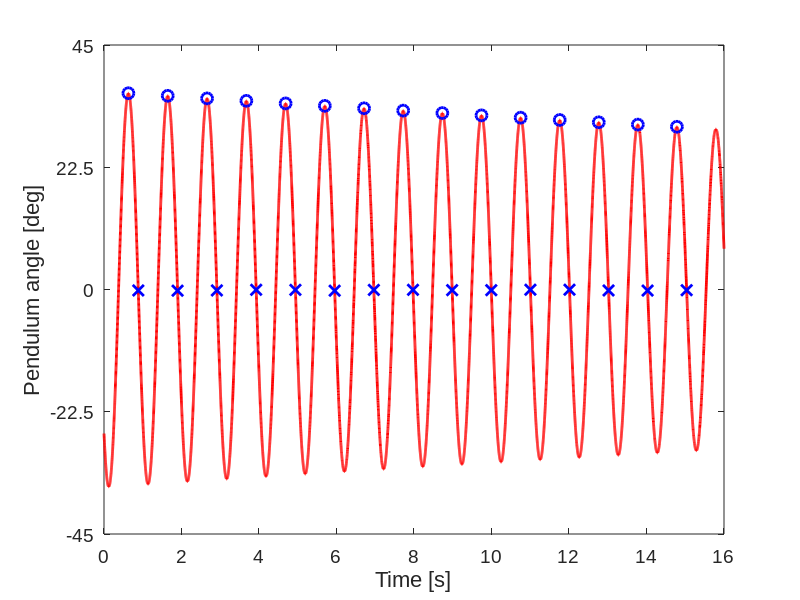
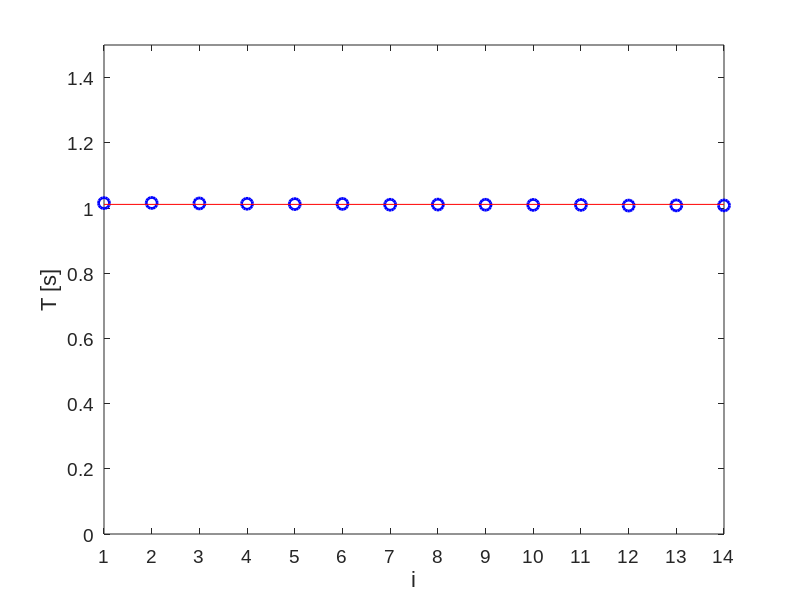
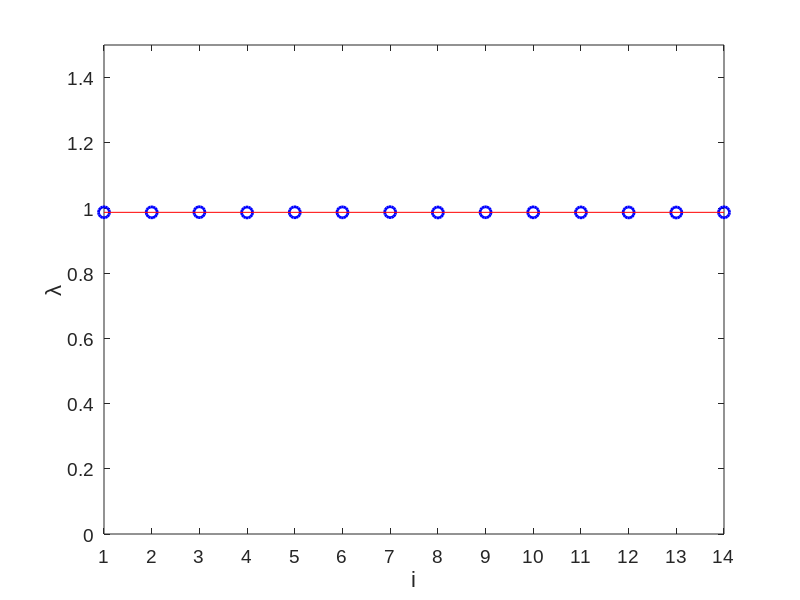
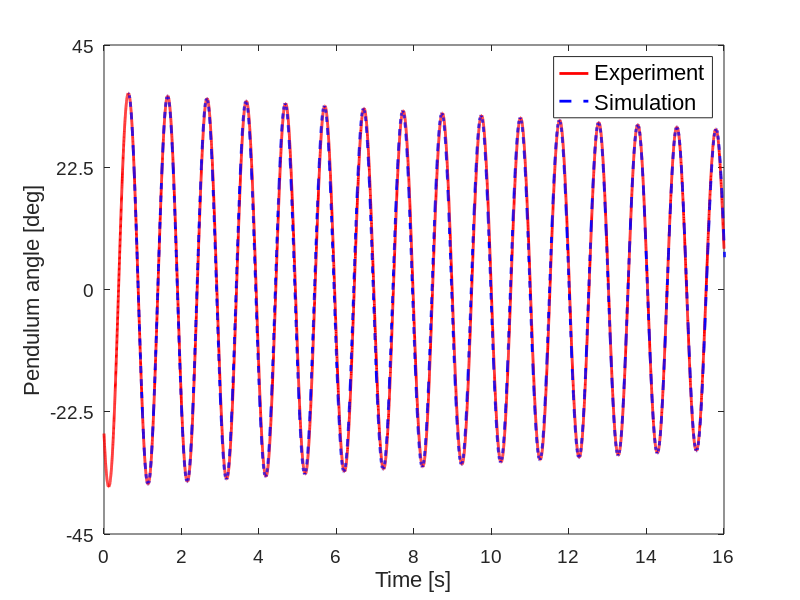

The MATLAB source for these figures, in order:
clear
format compact

load adip_pend_data

% ---------------------------------------------------------
t_data   = t;
phi2_data = theta2;

clear t phi2

% ---------------------------------------------------------
tmin = 50;
tmax = tmin + 16;
k = 0;
for i = 1:length(t_data)
    if t_data(i) >= tmin & t_data(i) <= tmax
        k = k + 1;

        t(k)    = t_data(i) - tmin;
        phi2(k) = phi2_data(i);
    end
end

% ---------------------------------------------------------
figure(1)
stairs(t,phi2*180/pi,'r','LineWidth',2);
hold on

% ---------------------------------------------------------
k = 0;
flag = 0;
for i = 1:length(t)-1
    if phi2(i) > 0 
        flag = 1;
    end
    if flag == 1 & phi2(i) < 0
        k = k + 1;
        num(k) = i;
        T0(k)  = t(i);
        A0(k)  = phi2(i);
        flag   = 0;
    end
end

figure(1)
plot(T0,A0*180/pi,'bx','MarkerSize',8,'LineWidth',2);

if phi2(1) < 0
    num = [1 num];
end

% ---------------------------------------------------------
for j = 1:length(num)-1   

    [Amax(j) imax(j)] = max(phi2(num(j):num(j+1)));
    imax(j) = imax(j) + num(j);

    imax_last(j) = imax(j);
    for i = imax(j):num(j+1)
        if phi2(i) == Amax(j)
            imax_last(j) = i;
        end
        if phi2(i) < Amax(j)
            break
        end
    end

    tmax(j) = (t(imax(j)) + t(imax_last(j)))/2;
end

figure(1)
plot(tmax,Amax*180/pi,'bo','MarkerSize',8,'LineWidth',2)
hold off

xlim([0 max(t)])

set(gcf,'Position',[25 25 1120 420])

xlim([0 max(t)])
set(gca,'xtick',0:2:16)
ylim([-45 45])
set(gca,'Ytick',-45:22.5:45)
set(gca,'FontName','arial','FontSize',14)
xlabel('Time [s]','FontName','arial','FontSize',16)
ylabel('Pendulum angle [deg]','FontName','arial','FontSize',16)

% ---------------------------------------------------------
for i = 1:length(tmax)-1
    T(i)      = tmax(i+1) - tmax(i);
    lambda(i) = Amax(i+1)/Amax(i);
end

T_average      = mean(T)
lambda_average = mean(lambda)

% -----
figure(2)
plot(1:length(T),T,'bo','MarkerSize',8,'LineWidth',2)
hold on
plot([1 length(T)],T_average*[1 1],'r')
hold off
ylim([0 1.5])

xlim([1 length(T)])
set(gca,'Xtick',[1:length(T)])
set(gca,'FontName','arial','FontSize',14)
xlabel('i','FontName','arial','FontSize',16)
ylabel('T [s]','FontName','arial','FontSize',16)

% -----
figure(3)
plot(1:length(lambda),lambda,'bo','MarkerSize',8,'LineWidth',2)
hold on
plot([1 length(lambda)],lambda_average*[1 1],'r')
hold off
ylim([0 1.5])

xlim([1 length(lambda)])
set(gca,'Xtick',[1:length(lambda)])
set(gca,'FontName','arial','FontSize',14)
xlabel('i','FontName','arial','FontSize',16)
ylabel('\lambda','FontName','arial','FontSize',16)


% ---------------------------------------------------------
m2 = 9.60e-002;
l2 = 1.95e-001;
L2 = 3.00e-001;

g  = 9.81e+000;

gamma = (1/T_average)*log(1/lambda_average);
delta = 2*pi/T_average;

omega_n = sqrt(gamma^2 + delta^2);
zeta    = gamma/omega_n;

J2  = m2*g*l2/omega_n^2 - m2*l2^2;
mu2 = 2*zeta*omega_n*(J2 + m2*l2^2);

% -----------------------
fprintf(' ****************************** \n')
for i = 1:length(T)
    fprintf('T%2d = %5.3e\t',i,T(i))
    fprintf('lambda%2d = %5.3e\n',i,lambda(i))
end
fprintf(' ----------------------------- \n')
fprintf('T = %5.2e\t',T_average)
fprintf('lambda = %5.2e\n',lambda_average)
fprintf('\n')
fprintf('gamma_2  = %5.2e\n',gamma)
fprintf('delta_2  = %5.2e\n',delta)
fprintf('zeta_2   = %5.2e\n',zeta)
fprintf('omega_n2 = %5.2e\n',omega_n)
fprintf('m2  = %5.2e\n',m2)
fprintf('l2  = %5.2e\n',l2)
fprintf('g   = %5.2e\n',g)
fprintf('J2  = %5.2e\n',J2)
fprintf('mu2 = %5.2e\n',mu2)
fprintf(' ****************************** \n')


% ---------------------------------------------------------
omega_d = omega_n*sqrt(1 - zeta^2);
phi20 = Amax(1);

t_sim = 0:0.001:max(t);
phi2_sim = exp(-zeta*omega_n*t_sim).*(cos(omega_d*t_sim) + zeta/sqrt(1 - zeta^2)*sin(omega_d*t_sim))*phi20;

figure(4);
plot(t,phi2*180/pi,'r','LineWidth',2)
hold on
plot(t_sim+tmax(1),phi2_sim*180/pi,'b--','LineWidth',2)
hold off

set(gcf,'Position',[50 50 1120 420])

xlim([0 max(t)])
set(gca,'Xtick',0:2:16)
ylim([-45 45])
set(gca,'Ytick',-45:22.5:45)
set(gca,'FontName','arial','FontSize',14)
xlabel('Time [s]','FontName','arial','FontSize',16)
ylabel('Pendulum angle [deg]','FontName','arial','FontSize',16)
legend('Experiment','Simulation')
set(legend,'FontName','arial','FontSize',16)

% plot(t,phi2,'b',t_sim+tmax(1),phi2_sim,'g')
% 
% xlim([0 max(t)])
% set(gca,'xtick',0:2:max(t))
% 
% ylim([-pi/4 pi/4])
% set(gca,'ytick',-pi/4:pi/8:pi/4)
% set(gca,'fontname','symbol','yticklabel',{'-p/4','-p/8','0','p/8','p/4'})
% set(gcf,'position',[420 278 1120 420])

